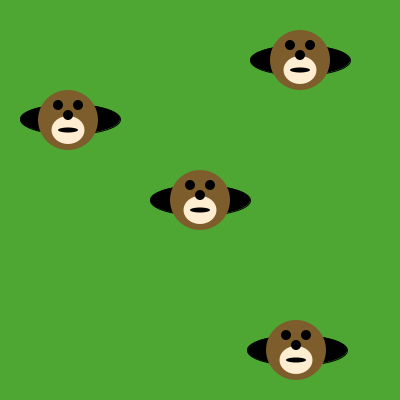
Frame 1 (no input)
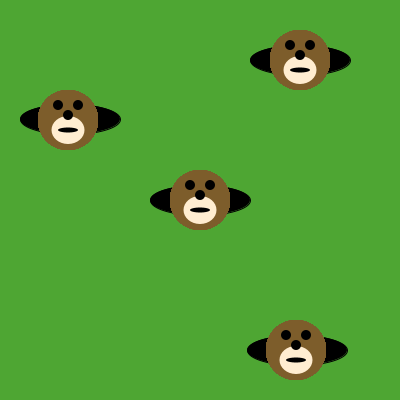
Frame 60 (the mouse pressed at the canvas centre just before this capture)
Frame 120 (the mouse held since frame 60 and released just before this capture): identical to frame 60, image omitted

The Processing sketch that drew these frames (run headless with seeded random() and noise(); from frame 60 on, the mouse is pressed at the canvas centre):

// Processing sketch: Moles_in_holes_soon_to_be_whack_a_dog_
// ── Moles_in_holes_soon_to_be_whack_a_dog_.pde
void draw() {

/* Use the method below to put moles in the holes. */
drawMole(68,120);
drawMole(300,60);
drawMole(200,200);
drawMole(296,350);
}

void drawMole(int moleX, int moleY) {
     noStroke();
     fill(125, 93, 43);
     ellipse(moleX, moleY, 60, 60); // face
     fill(255, 237, 209);
     ellipse(moleX, moleY+10, 33, 28); 
     fill(0, 0, 0);
     ellipse(moleX-10, moleY-15, 10, 10); // eyes
     ellipse(moleX+10, moleY-15, 10, 10);
     ellipse(moleX, moleY-5, 10, 10); // nose
     ellipse(moleX, moleY+10, 20, 5); // mouth
     
}

void setup() {
     size(400, 400);
     background(78, 166, 51); // green grass
     fill(0, 0, 0);
     ellipse(200, 200, 100, 30); // holes!
     ellipse(70, 119, 100, 30);
     ellipse(300, 60, 100, 30);
     ellipse(297, 350, 100, 30);
}
